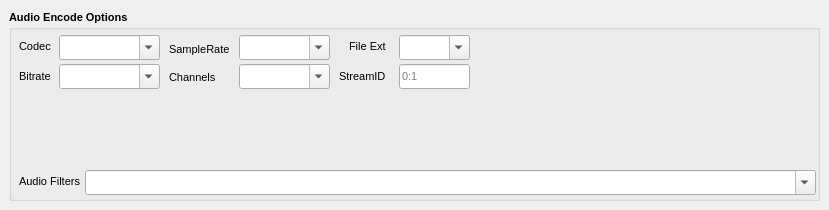
      <widget class="QWidget" name="tabAudio">
       <attribute name="title">
        <string>Audio</string>
       </attribute>
       <widget class="QGroupBox" name="groupAudioOptions">
        <property name="geometry">
         <rect>
          <x>9</x>
          <y>10</y>
          <width>811</width>
          <height>191</height>
         </rect>
        </property>
        <property name="font">
         <font>
          <pointsize>8</pointsize>
          <italic>false</italic>
          <bold>true</bold>
         </font>
        </property>
        <property name="toolTip">
         <string>Any fields left empty will default from the input audio file.</string>
        </property>
        <property name="title">
         <string>Audio Encode Options</string>
        </property>
        <widget class="QComboBox" name="AudioCodec">
         <property name="enabled">
          <bool>true</bool>
         </property>
         <property name="geometry">
          <rect>
           <x>50</x>
           <y>25</y>
           <width>101</width>
           <height>25</height>
          </rect>
         </property>
         <property name="font">
          <font>
           <pointsize>8</pointsize>
           <italic>false</italic>
           <bold>false</bold>
          </font>
         </property>
         <property name="toolTip">
          <string>Audio Codec: Adds the flag -c:a to the command line.
If you need a codec not listed, simply type it in.
Choosing 'copy' locks most audio options (bitrate, sample rate, channels, filters, etc).
</string>
         </property>
         <property name="editable">
          <bool>true</bool>
         </property>
         <property name="currentIndex">
          <number>0</number>
         </property>
         <property name="placeholderText">
          <string/>
         </property>
         <item>
          <property name="text">
           <string/>
          </property>
         </item>
         <item>
          <property name="text">
           <string>copy</string>
          </property>
         </item>
         <item>
          <property name="text">
           <string>aac</string>
          </property>
         </item>
         <item>
          <property name="text">
           <string>ac3</string>
          </property>
         </item>
         <item>
          <property name="text">
           <string>ac3_fixed</string>
          </property>
         </item>
         <item>
          <property name="text">
           <string>ape</string>
          </property>
         </item>
         <item>
          <property name="text">
           <string>dts</string>
          </property>
         </item>
         <item>
          <property name="text">
           <string>flac</string>
          </property>
         </item>
         <item>
          <property name="text">
           <string>libvorbis</string>
          </property>
         </item>
         <item>
          <property name="text">
           <string>mp2</string>
          </property>
         </item>
         <item>
          <property name="text">
           <string>mp3</string>
          </property>
         </item>
         <item>
          <property name="text">
           <string>pcm_s16le</string>
          </property>
         </item>
         <item>
          <property name="text">
           <string>pcm_s24le</string>
          </property>
         </item>
         <item>
          <property name="text">
           <string>pcm_s32le</string>
          </property>
         </item>
         <item>
          <property name="text">
           <string>s302m</string>
          </property>
         </item>
        </widget>
        <widget class="QLabel" name="l_AudioCodec">
         <property name="geometry">
          <rect>
           <x>10</x>
           <y>28</y>
           <width>41</width>
           <height>17</height>
          </rect>
         </property>
         <property name="font">
          <font>
           <pointsize>8</pointsize>
           <italic>false</italic>
           <bold>false</bold>
          </font>
         </property>
         <property name="text">
          <string>Codec</string>
         </property>
        </widget>
        <widget class="QLabel" name="l_AudioBitrate">
         <property name="geometry">
          <rect>
           <x>10</x>
           <y>58</y>
           <width>41</width>
           <height>17</height>
          </rect>
         </property>
         <property name="font">
          <font>
           <pointsize>8</pointsize>
           <italic>false</italic>
           <bold>false</bold>
          </font>
         </property>
         <property name="text">
          <string>Bitrate</string>
         </property>
        </widget>
        <widget class="QComboBox" name="AudioBitrate">
         <property name="enabled">
          <bool>true</bool>
         </property>
         <property name="geometry">
          <rect>
           <x>50</x>
           <y>54</y>
           <width>101</width>
           <height>25</height>
          </rect>
         </property>
         <property name="font">
          <font>
           <pointsize>8</pointsize>
           <italic>false</italic>
           <bold>false</bold>
          </font>
         </property>
         <property name="toolTip">
          <string>Audio Bitrate: Adds the flag -b:a to the command line.
Commonly used for lossy audio formats.
ie. aac, mp3, ogg, etc</string>
         </property>
         <property name="editable">
          <bool>true</bool>
         </property>
         <property name="currentIndex">
          <number>0</number>
         </property>
         <property name="placeholderText">
          <string/>
         </property>
         <item>
          <property name="text">
           <string/>
          </property>
         </item>
         <item>
          <property name="text">
           <string>13k</string>
          </property>
         </item>
         <item>
          <property name="text">
           <string>16k</string>
          </property>
         </item>
         <item>
          <property name="text">
           <string>32k</string>
          </property>
         </item>
         <item>
          <property name="text">
           <string>64k</string>
          </property>
         </item>
         <item>
          <property name="text">
           <string>80k</string>
          </property>
         </item>
         <item>
          <property name="text">
           <string>96k</string>
          </property>
         </item>
         <item>
          <property name="text">
           <string>112k</string>
          </property>
         </item>
         <item>
          <property name="text">
           <string>128k</string>
          </property>
         </item>
         <item>
          <property name="text">
           <string>160k</string>
          </property>
         </item>
         <item>
          <property name="text">
           <string>192k</string>
          </property>
         </item>
         <item>
          <property name="text">
           <string>224k</string>
          </property>
         </item>
         <item>
          <property name="text">
           <string>256k</string>
          </property>
         </item>
         <item>
          <property name="text">
           <string>320k</string>
          </property>
         </item>
         <item>
          <property name="text">
           <string>448k</string>
          </property>
         </item>
        </widget>
        <widget class="QLabel" name="l_AudioSampleRate">
         <property name="geometry">
          <rect>
           <x>160</x>
           <y>29</y>
           <width>61</width>
           <height>20</height>
          </rect>
         </property>
         <property name="font">
          <font>
           <pointsize>8</pointsize>
           <italic>false</italic>
           <bold>false</bold>
          </font>
         </property>
         <property name="text">
          <string>SampleRate</string>
         </property>
        </widget>
        <widget class="QComboBox" name="AudioSampleRate">
         <property name="enabled">
          <bool>true</bool>
         </property>
         <property name="geometry">
          <rect>
           <x>230</x>
           <y>25</y>
           <width>91</width>
           <height>25</height>
          </rect>
         </property>
         <property name="font">
          <font>
           <pointsize>8</pointsize>
           <italic>false</italic>
           <bold>false</bold>
          </font>
         </property>
         <property name="toolTip">
          <string>Audio Samplerate:Adds the flag -ar to the command line</string>
         </property>
         <property name="editable">
          <bool>true</bool>
         </property>
         <property name="currentIndex">
          <number>0</number>
         </property>
         <property name="placeholderText">
          <string/>
         </property>
         <item>
          <property name="text">
           <string/>
          </property>
         </item>
         <item>
          <property name="text">
           <string>8000</string>
          </property>
         </item>
         <item>
          <property name="text">
           <string>11025</string>
          </property>
         </item>
         <item>
          <property name="text">
           <string>22050</string>
          </property>
         </item>
         <item>
          <property name="text">
           <string>32000</string>
          </property>
         </item>
         <item>
          <property name="text">
           <string>44100</string>
          </property>
         </item>
         <item>
          <property name="text">
           <string>48000</string>
          </property>
         </item>
         <item>
          <property name="text">
           <string>88200</string>
          </property>
         </item>
         <item>
          <property name="text">
           <string>96000</string>
          </property>
         </item>
         <item>
          <property name="text">
           <string>176400</string>
          </property>
         </item>
         <item>
          <property name="text">
           <string>192000</string>
          </property>
         </item>
         <item>
          <property name="text">
           <string>352800</string>
          </property>
         </item>
         <item>
          <property name="text">
           <string>384000</string>
          </property>
         </item>
        </widget>
        <widget class="QLabel" name="l_AudioExtension">
         <property name="geometry">
          <rect>
           <x>340</x>
           <y>28</y>
           <width>62</width>
           <height>17</height>
          </rect>
         </property>
         <property name="font">
          <font>
           <pointsize>8</pointsize>
           <italic>false</italic>
           <bold>false</bold>
          </font>
         </property>
         <property name="text">
          <string>File Ext</string>
         </property>
        </widget>
        <widget class="QComboBox" name="AudioExtension">
         <property name="enabled">
          <bool>true</bool>
         </property>
         <property name="geometry">
          <rect>
           <x>390</x>
           <y>25</y>
           <width>71</width>
           <height>25</height>
          </rect>
         </property>
         <property name="font">
          <font>
           <pointsize>8</pointsize>
           <italic>false</italic>
           <bold>false</bold>
          </font>
         </property>
         <property name="toolTip">
          <string>Audio File Extension: This is mutually exclusive with
Video Muxer. You CANNOT use both. It will not work.
This flag is for audio only factories. 
Do NOT use with video streams.</string>
         </property>
         <property name="editable">
          <bool>true</bool>
         </property>
         <property name="currentIndex">
          <number>0</number>
         </property>
         <property name="placeholderText">
          <string/>
         </property>
         <item>
          <property name="text">
           <string/>
          </property>
         </item>
         <item>
          <property name="text">
           <string>.aac</string>
          </property>
         </item>
         <item>
          <property name="text">
           <string>.ac3</string>
          </property>
         </item>
         <item>
          <property name="text">
           <string>.ape</string>
          </property>
         </item>
         <item>
          <property name="text">
           <string>.dts</string>
          </property>
         </item>
         <item>
          <property name="text">
           <string>.flac</string>
          </property>
         </item>
         <item>
          <property name="text">
           <string>.mp2</string>
          </property>
         </item>
         <item>
          <property name="text">
           <string>.mp3</string>
          </property>
         </item>
         <item>
          <property name="text">
           <string>.m4a</string>
          </property>
         </item>
         <item>
          <property name="text">
           <string>.ogg</string>
          </property>
         </item>
         <item>
          <property name="text">
           <string>.wav</string>
          </property>
         </item>
        </widget>
        <widget class="QComboBox" name="AudioChannels">
         <property name="enabled">
          <bool>true</bool>
         </property>
         <property name="geometry">
          <rect>
           <x>230</x>
           <y>54</y>
           <width>91</width>
           <height>25</height>
          </rect>
         </property>
         <property name="font">
          <font>
           <pointsize>8</pointsize>
           <italic>false</italic>
           <bold>false</bold>
          </font>
         </property>
         <property name="toolTip">
          <string>Audio Channels:Adds the flag -ac to the command line</string>
         </property>
         <property name="editable">
          <bool>true</bool>
         </property>
         <property name="currentIndex">
          <number>0</number>
         </property>
         <property name="placeholderText">
          <string/>
         </property>
         <item>
          <property name="text">
           <string/>
          </property>
         </item>
         <item>
          <property name="text">
           <string>1</string>
          </property>
         </item>
         <item>
          <property name="text">
           <string>2</string>
          </property>
         </item>
         <item>
          <property name="text">
           <string>3</string>
          </property>
         </item>
         <item>
          <property name="text">
           <string>6</string>
          </property>
         </item>
         <item>
          <property name="text">
           <string>8</string>
          </property>
         </item>
         <item>
          <property name="text">
           <string>10</string>
          </property>
         </item>
        </widget>
        <widget class="QLabel" name="l_AudioChannels">
         <property name="geometry">
          <rect>
           <x>160</x>
           <y>57</y>
           <width>51</width>
           <height>20</height>
          </rect>
         </property>
         <property name="font">
          <font>
           <pointsize>8</pointsize>
           <italic>false</italic>
           <bold>false</bold>
          </font>
         </property>
         <property name="text">
          <string>Channels</string>
         </property>
        </widget>
        <widget class="QLineEdit" name="AudioStreamID">
         <property name="geometry">
          <rect>
           <x>390</x>
           <y>54</y>
           <width>71</width>
           <height>25</height>
          </rect>
         </property>
         <property name="font">
          <font>
           <pointsize>8</pointsize>
           <italic>false</italic>
           <bold>false</bold>
          </font>
         </property>
         <property name="toolTip">
          <string>StreamID: Adds the flag -stringid:a to the command line</string>
         </property>
         <property name="placeholderText">
          <string>0:1</string>
         </property>
        </widget>
        <widget class="QLabel" name="l_AudioStreamID">
         <property name="geometry">
          <rect>
           <x>330</x>
           <y>58</y>
           <width>51</width>
           <height>17</height>
          </rect>
         </property>
         <property name="font">
          <font>
           <pointsize>8</pointsize>
           <italic>false</italic>
           <bold>false</bold>
          </font>
         </property>
         <property name="text">
          <string>StreamID</string>
         </property>
        </widget>
        <widget class="QLabel" name="l_audioFiltersCombo">
         <property name="geometry">
          <rect>
           <x>10</x>
           <y>163</y>
           <width>62</width>
           <height>17</height>
          </rect>
         </property>
         <property name="font">
          <font>
           <pointsize>8</pointsize>
           <italic>false</italic>
           <bold>false</bold>
          </font>
         </property>
         <property name="text">
          <string>Audio Filters</string>
         </property>
        </widget>
        <widget class="QComboBox" name="audioFiltersCombo">
         <property name="enabled">
          <bool>true</bool>
         </property>
         <property name="geometry">
          <rect>
           <x>76</x>
           <y>160</y>
           <width>731</width>
           <height>25</height>
          </rect>
         </property>
         <property name="font">
          <font>
           <family>Sans Serif</family>
           <pointsize>8</pointsize>
           <italic>false</italic>
           <bold>false</bold>
          </font>
         </property>
         <property name="toolTip">
          <string>Audio Filters:
Multiple filters can be chained with commas
(e.g., aresample=48000,volume=2.0).
Hover to see full content. Also see FFmpeg help.</string>
         </property>
         <property name="editable">
          <bool>true</bool>
         </property>
         <property name="currentIndex">
          <number>0</number>
         </property>
         <property name="placeholderText">
          <string/>
         </property>
         <item>
          <property name="text">
           <string/>
          </property>
         </item>
         <item>
          <property name="text">
           <string>amix=</string>
          </property>
         </item>
         <item>
          <property name="text">
           <string>dynaudnorm=</string>
          </property>
         </item>
         <item>
          <property name="text">
           <string>compand=</string>
          </property>
         </item>
         <item>
          <property name="text">
           <string>equalizer=</string>
          </property>
         </item>
         <item>
          <property name="text">
           <string>highpass=</string>
          </property>
         </item>
         <item>
          <property name="text">
           <string>lowpass=</string>
          </property>
         </item>
         <item>
          <property name="text">
           <string>bass=</string>
          </property>
         </item>
         <item>
          <property name="text">
           <string>treble=</string>
          </property>
         </item>
         <item>
          <property name="text">
           <string>pan=</string>
          </property>
         </item>
         <item>
          <property name="text">
           <string>silenceremove=</string>
          </property>
         </item>
         <item>
          <property name="text">
           <string>volume=</string>
          </property>
         </item>
         <item>
          <property name="text">
           <string>aresample=</string>
          </property>
         </item>
         <item>
          <property name="text">
           <string/>
          </property>
         </item>
         <item>
          <property name="text">
           <string>--PRESETS--</string>
          </property>
         </item>
         <item>
          <property name="text">
           <string>amix=inputs=2</string>
          </property>
         </item>
         <item>
          <property name="text">
           <string>volume=1.5</string>
          </property>
         </item>
         <item>
          <property name="text">
           <string>equalizer=f=1000:t=q:w=1:g=3</string>
          </property>
         </item>
         <item>
          <property name="text">
           <string>highpass=f=100</string>
          </property>
         </item>
         <item>
          <property name="text">
           <string>lowpass=f=10000</string>
          </property>
         </item>
         <item>
          <property name="text">
           <string>bass=g=5</string>
          </property>
         </item>
         <item>
          <property name="text">
           <string>treble=g=5</string>
          </property>
         </item>
         <item>
          <property name="text">
           <string>aresample=dither_method=triangler</string>
          </property>
         </item>
         <item>
          <property name="text">
           <string>aresample=dither_method=triangler_hp</string>
          </property>
         </item>
        </widget>
       </widget>
      </widget>
